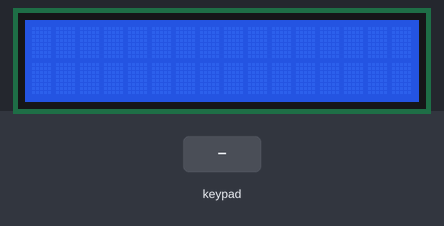
Recording of a sketch running on a simulated ESP32. Shown: 16×2 character LCD. The inputs (shaded band) are chosen by the test bench. WiFi joins after 1.5 s; servers stay silent unless stated; uploads are accepted with an empty reply; random numbers use the default seed unless the sketch sets one; EEPROM starts erased; what the sketch prints to the serial monitor is not drawn.

Above: at 3.2 s.
3.3 s: keypad keys 1 2 1 4 2 7 2 6 * pressed 0.4 s apart
At 7.3 s:
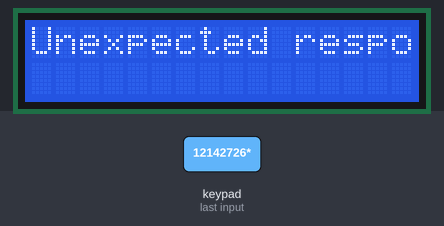
8.4 s: key '2' pressed
At 9.8 s:
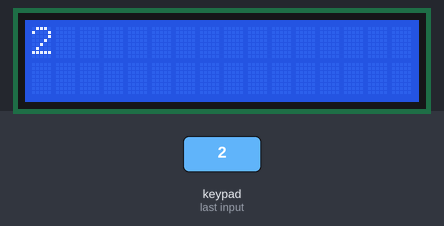
10.2 s: key '1' pressed
At 11.4 s:
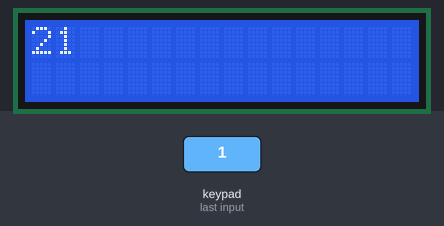
11.7 s: keypad keys 1 2 1 4 2 7 2 6 pressed 0.4 s apart
At 14.9 s:
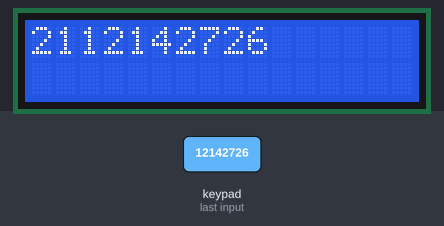
16.4 s: key '*' pressed
At 17.2 s:
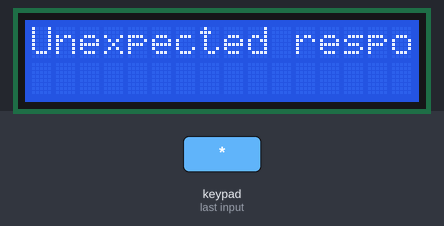
Timing chart, 0 to 19.4 s (numbered marks = the images above; inputs shaded):
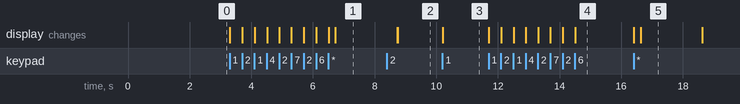

The sketch:

sketch.ino
```cpp
#include <Keypad.h>
#include <LiquidCrystal_I2C.h>
#include <WiFi.h>
#include <Preferences.h>
#include <HTTPClient.h>

void fetchData();
int postData(String data);
void setupWIFIConnection();
void check_humidity();
Preferences preferences;

#define ROW_NUM     4 // three rows
#define COLUMN_NUM  3 // three columns

char keys[ROW_NUM][COLUMN_NUM] = {
  {'1','2','3'},
  {'4','5','6'},
  {'7','8','9'},
  {'*','0','#'}
};

byte pin_rows[ROW_NUM]      = {12, 14, 27, 26}; // GPIO19, GPIO18, GPIO5, GPIO17 connect to the row pins
byte pin_column[COLUMN_NUM] = {25, 33, 32};   // GPIO16, GPIO4, GPIO0, GPIO2 connect to the column pins

Keypad keypad = Keypad(makeKeymap(keys), pin_rows, pin_column, ROW_NUM, COLUMN_NUM );
LiquidCrystal_I2C lcd(0x27, 16, 2); // I2C address 0x27, 16 column and 2 rows

int cursorColumn = 0;
String inputString = ""; // To hold the input string

void setup(){
  lcd.init(); // initialize the lcd
  lcd.backlight();
  Serial.begin(115200);
  randomSeed(analogRead(A0));
  setupWIFIConnection();

  preferences.begin("settings", false);
}

void loop() {
  // Check humidity every 10 seconds (10000 ms)
  static unsigned long lastHumidityCheck = 0;
  if (millis() - lastHumidityCheck >= 10000) {
    check_humidity();
    lastHumidityCheck = millis();  // Update the last humidity check time
  }

  // Handle keypad input
  char key = keypad.getKey();
  if (key) {
    if (key == '*') { // If '*' key is pressed, erase the input
      lcd.clear();
      int result = postData(inputString); // Call the function and store the result
      if (result == 1) {
        lcd.print("Lock opened!");
      } else if (result == 0) {
        lcd.print("Incorrect key.");
      } else {
        lcd.print("Unexpected response");
      }

      delay(2000); // Wait before the next operation
      inputString = ""; // Clear the input string
      cursorColumn = 0;
      lcd.setCursor(cursorColumn, 0);
      lcd.clear();
    } else if (key == '#') { // If '#' key is pressed, erase last digit
      if (inputString.length() > 0) {
        inputString.remove(inputString.length() - 1); // Remove last character from inputString
        cursorColumn--; // Move cursor back one position
        lcd.setCursor(cursorColumn, 0); // Update cursor position
        lcd.print(" "); // Print a blank space to erase the last character on the screen
        lcd.setCursor(cursorColumn, 0); // Reset cursor after clearing
      }
    }else {
      lcd.setCursor(cursorColumn, 0); // Move cursor to (cursorColumn, 0)
      lcd.print(key);                 // Print key at (cursorColumn, 0)
      inputString += key;             // Append the key to inputString
      cursorColumn++;                 // Move cursor to next position
      if (cursorColumn == 16) {        // If reaching limit, clear LCD
        lcd.clear();
        cursorColumn = 0;
      }
    }
  }

}
```

humididty.cpp
```cpp
#include <Arduino.h>

float humidityReadings[10];  // Array for 10 humidity readings
int humidityIndex = 0;

unsigned long lastHumidityTime = 0;  // Time tracker for humidity check
const unsigned long humidityInterval = 2000;  // Interval for humidity check (2 seconds)

void notifyHumidity(String data);
void check_humidity() {
  // Generate a random humidity from 30% to 90%
  float humidity = random(30, 91);  // Humidity range from 30% to 90%

  // Save the value in the array
  humidityReadings[humidityIndex] = humidity;
  humidityIndex = (humidityIndex + 1) % 10;  // Overwrite the array with a cyclic shift

  // Calculate the average humidity
  float averageHumidity = 0;
  for (int i = 0; i < 10; i++) {
    averageHumidity += humidityReadings[i];
  }
  averageHumidity /= 10;

  // Determine the minimum and maximum humidity
  float minHumidity = humidityReadings[0];
  float maxHumidity = humidityReadings[0];
  for (int i = 1; i < 10; i++) {
    if (humidityReadings[i] < minHumidity) minHumidity = humidityReadings[i];
    if (humidityReadings[i] > maxHumidity) maxHumidity = humidityReadings[i];
  }

  // Notify user if humidity is too low or high
  if (humidity < 30) {
    notifyHumidity("Рівень вологості занизький!");
  } else if (humidity > 70) {
    notifyHumidity("Рівень вологості зависокий");
  }

  // Send data to the monitor
  Serial.print("Current humidity: ");
  Serial.println(humidity);
  Serial.print("Average humidity: ");
  Serial.println(averageHumidity);
  Serial.print("Minimum humidity: ");
  Serial.println(minHumidity);
  Serial.print("Maximum humidity: ");
  Serial.println(maxHumidity);
}
```

networking.cpp
```cpp
#include <Keypad.h>
#include <LiquidCrystal_I2C.h>
#include <WiFi.h>
#include <Preferences.h>
#include <HTTPClient.h>
#include <ArduinoJson.h>

const String host = "http://rnbfm-45-9-29-243.a.free.pinggy.link";
const String id = "1";
const String ip = "78.59.214.159";

const char* ssid = "Wokwi-GUEST";
const char* password = "";

void fetchData() {
  HTTPClient http;
  String url = host + "/api/locks/" + id + "/" + ip;
  // Replace with your example URL

  Serial.println("Starting HTTP request...");

  http.begin(url); // Start the HTTP request

  int httpCode = http.GET(); // Send GET request

  if (httpCode > 0) {
    String payload = http.getString(); // Get the response payload

    // You can process the payload here, for example, store it in preferences
  } else {
    // Provide more detailed error information

    String errorMessage = http.errorToString(httpCode); // Get the error message corresponding to the status code
    Serial.print("Error message: ");
    Serial.println(errorMessage);

    if (httpCode == -1) {
      Serial.println("Possible cause: Network issues, ngrok connection expired or not accepting connections.");
    }
  }

  http.end(); // End the HTTP request
}


int postData(String data) {
  HTTPClient http;

  // URL components
  String apiPath = "/api/locks/unlock/";
  String url = host + apiPath + id + "/" + ip;


  http.begin(url); // Start the HTTP request

  // Send the data to the server
  http.addHeader("Content-Type", "application/json");
  String jsonData = "{\"access_key\": \"" + data + "\"}"; // Creating the payload with the key "access_key"
  int httpCode = http.POST(jsonData); // Send POST request

  if (httpCode > 0) {
    String payload = http.getString(); // Get the response payload


    // Parse the JSON response
    StaticJsonDocument<200> doc;
    DeserializationError error = deserializeJson(doc, payload);

    if (error) {
      Serial.print("JSON deserialization failed: ");
      Serial.println(error.c_str());
      return -1; // Return error code
    }

    // Extract the status from the response
    int status = doc["status"];

    return status; // Return the status as integer
  } else {
    // Provide detailed error information
    Serial.print("HTTP request failed. Status code: ");
    Serial.println(httpCode);
    String errorMessage = http.errorToString(httpCode); // Get the error message corresponding to the status code
    Serial.print("Error message: ");
    Serial.println(errorMessage);
    return -1; // Return error code
  }

  http.end(); // End the HTTP request
}


void notifyHumidity(String data) {
  HTTPClient http;

  // URL components
  String apiPath = "/api/humidity/";
  String url = host + apiPath + id;


  http.begin(url); // Start the HTTP request

  // Send the data to the server
  http.addHeader("Content-Type", "application/json");
  String jsonData = "{\"value\": \"" + data + "\"}"; // Creating the payload with the key "access_key"
  int httpCode = http.POST(jsonData); // Send POST request

  if (httpCode > 0) {
    String payload = http.getString(); // Get the response payload


    // Parse the JSON response
    StaticJsonDocument<200> doc;
    DeserializationError error = deserializeJson(doc, payload);

    if (error) {
      Serial.print("JSON deserialization failed: ");
      Serial.println(error.c_str());
    }

    // Extract the status from the response
    int status = doc["status"];

  } else {
    // Provide detailed error information
    Serial.print("HTTP request failed. Status code: ");
    Serial.println(httpCode);
    String errorMessage = http.errorToString(httpCode); // Get the error message corresponding to the status code
    Serial.print("Error message: ");
    Serial.println(errorMessage);
  }

  http.end(); // End the HTTP request
}


void setupWIFIConnection(){

  WiFi.begin(ssid, password);
  while (WiFi.status() != WL_CONNECTED) {
    delay(1000);
    Serial.println("Connecting...");
  }
  Serial.println("Connected!");

  // Print the ESP32's IP address
  Serial.print("IP address: ");
  Serial.println(WiFi.localIP());
}
```

Measured:
- after the input at 3.3 s, the display: first changes at once (image 1 shows a later state)
- after the input at 10.2 s, the display: changes at once (image 3)
- after the input at 11.7 s, the display: first changes at once (image 4 shows a later state)
- after the input at 16.4 s, the display: first changes at once (image 5 shows a later state)
- what the display in image 5 shows lasts 2.0 s, from 16.6 s to 18.6 s
